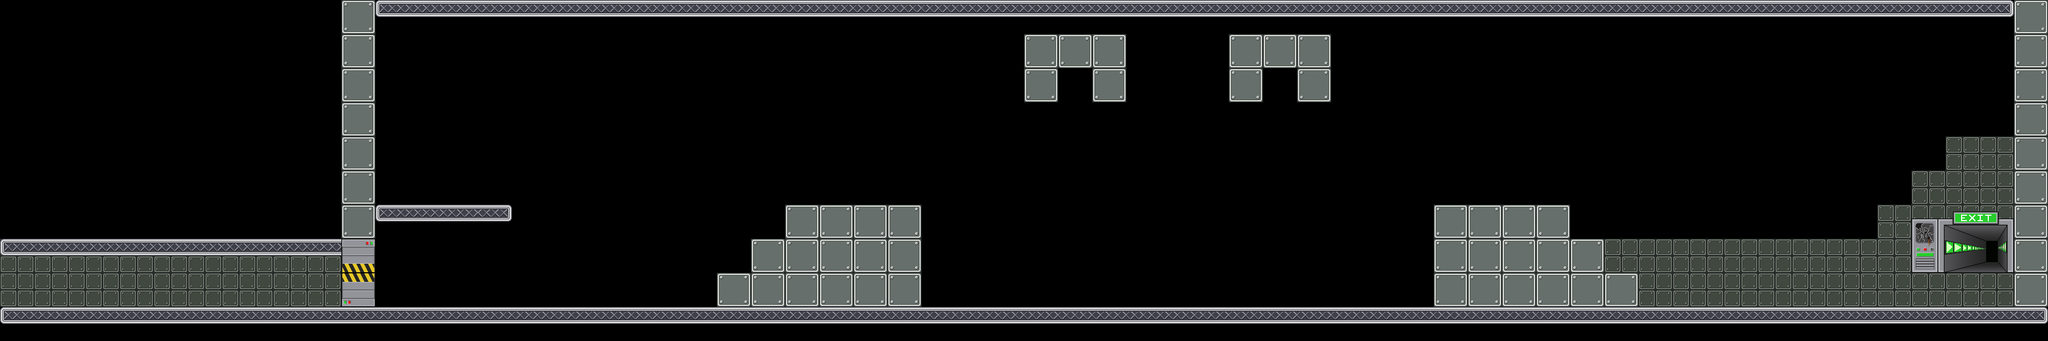

A 2D game scene composited from a Tiled map and its tileset images. What follows is a short description and the map's XML, with each tile layer's data collapsed to a summary:
An orthogonal 60x10 tile map with 64x64 px tiles, 2 tile layers (foreground, front), 20 tilesets and 88 objects (2x Attractive).

<map version="1.0" orientation="orthogonal" width="60" height="10" tilewidth="64" tileheight="64">
 <tileset firstgid="1" name="mur" tilewidth="64" tileheight="64">
  <image source="data/mur.png" trans="ffffff" width="64" height="64" />
 </tileset>
 <tileset firstgid="2" name="sol" tilewidth="64" tileheight="64">
  <image source="data/sol.png" trans="ffffff" width="64" height="64" />
 </tileset>
 <tileset firstgid="3" name="alone" tilewidth="64" tileheight="64">
  <image source="data/alone.png" width="64" height="64" />
 </tileset>
 <tileset firstgid="4" name="left" tilewidth="64" tileheight="64">
  <image source="data/left.png" width="64" height="64" />
 </tileset>
 <tileset firstgid="5" name="mid" tilewidth="64" tileheight="64">
  <image source="data/mid.png" width="64" height="64" />
 </tileset>
 <tileset firstgid="6" name="right" tilewidth="64" tileheight="64">
  <image source="data/right.png" width="64" height="64" />
 </tileset>
 <tileset firstgid="7" name="portebas" tilewidth="64" tileheight="64">
  <image source="data/portebas.png" width="64" height="64" />
 </tileset>
 <tileset firstgid="8" name="portehaut" tilewidth="64" tileheight="64">
  <image source="data/portehaut.png" width="64" height="64" />
 </tileset>
 <tileset firstgid="9" name="fin" tilewidth="192" tileheight="128">
  <image source="data/fin.png" width="192" height="128" />
 </tileset>
 <tileset firstgid="10" name="citerne" tilewidth="418" tileheight="632">
  <tileoffset x="0" y="632" />
  <image source="data/citerne.png" width="418" height="632" />
 </tileset>
 <tileset firstgid="11" name="container1" tilewidth="610" tileheight="276">
  <tileoffset x="0" y="195" />
  <image source="data/container1.png" width="610" height="276" />
 </tileset>
 <tileset firstgid="12" name="container2" tilewidth="480" tileheight="330">
  <tileoffset x="0" y="280" />
  <image source="data/container2.png" width="480" height="330" />
 </tileset>
 <tileset firstgid="13" name="cable1" tilewidth="77" tileheight="372">
  <tileoffset x="0" y="372" />
  <image source="data/cable1.png" width="77" height="372" />
 </tileset>
 <tileset firstgid="14" name="passerelle1" tilewidth="198" tileheight="342">
  <tileoffset x="0" y="342" />
  <image source="data/passerelle1.png" width="198" height="342" />
 </tileset>
 <tileset firstgid="15" name="passerelle2" tilewidth="122" tileheight="599">
  <tileoffset x="0" y="599" />
  <image source="data/passerelle2.png" width="122" height="599" />
 </tileset>
 <tileset firstgid="16" name="cable2" tilewidth="46" tileheight="243">
  <tileoffset x="0" y="243" />
  <image source="data/cable2.png" width="46" height="243" />
 </tileset>
 <tileset firstgid="17" name="mur2" tilewidth="64" tileheight="64">
  <image source="data/mur2.png" width="64" height="64" />
 </tileset>
 <tileset firstgid="18" name="lamp1" tilewidth="64" tileheight="64">
  <image source="data/lamp1.png" width="64" height="64" />
 </tileset>
 <tileset firstgid="19" name="lamp2" tilewidth="64" tileheight="64">
  <image source="data/lamp2.png" width="64" height="64" />
 </tileset>
 <tileset firstgid="20" name="cable" tilewidth="64" tileheight="64">
  <image source="data/cable.png" width="64" height="64" />
 </tileset>
 <layer name="foreground" width="70" height="10">
  <data>[700 cells, 52 non-empty, 1 distinct tile ids]</data>
 </layer>
 <layer name="front" width="70" height="10">
  <data>[700 cells, 181 non-empty, 8 distinct tile ids]</data>
 </layer>
 <objectgroup color="#00ff00" name="wall" width="70" height="10">
  <object x="3776" y="0" width="64" height="576" />
  <object x="640" y="0" width="64" height="576" />
  <object x="1664" y="448" width="64" height="128" />
  <object x="2688" y="448" width="64" height="128" />
  <object x="1984" y="64" width="64" height="64" />
  <object x="2048" y="64" width="64" height="128" />
  <object x="1920" y="64" width="64" height="128" />
  <object x="2304" y="64" width="64" height="128" />
  <object x="2368" y="64" width="64" height="64" />
  <object x="2432" y="64" width="64" height="128" />
 </objectgroup>
 <objectgroup color="#0000ff" name="platform" width="70" height="10">
  <object x="640" y="576" width="3200" height="64" />
  <object x="704" y="0" width="3072" height="64" />
  <object x="2688" y="384" width="256" height="64" />
  <object x="2944" y="448" width="64" height="64" />
  <object x="3008" y="512" width="64" height="64" />
  <object x="1408" y="448" width="64" height="64" />
  <object x="1472" y="384" width="256" height="64" />
  <object x="1344" y="512" width="64" height="64" />
  <object x="704" y="384" width="256" height="64" />
 </objectgroup>
 <objectgroup color="#ffffff" name="movable" width="70" height="10" />
 <objectgroup color="#ff6666" name="destroyable" width="70" height="10" />
 <objectgroup color="#800000" name="metalman" width="70" height="10">
  <object x="768" y="512" width="64" height="64">
   <properties>
    <property name="powers" value="Alu" />
   </properties>
  </object>
 </objectgroup>
 <objectgroup color="#800000" name="generator" width="70" height="10">
  <object type="Attractive" x="1984" y="128" width="64" height="64">
   <properties>
    <property name="id" value="1" />
   </properties>
  </object>
  <object type="Attractive" x="2368" y="128" width="64" height="64">
   <properties>
    <property name="id" value="2" />
   </properties>
  </object>
 </objectgroup>
 <objectgroup color="#66ccff" name="switch" width="70" height="10">
  <object x="1984" y="192" width="64" height="64">
   <properties>
    <property name="id" value="1" />
   </properties>
  </object>
  <object x="2368" y="192" width="64" height="64">
   <properties>
    <property name="id" value="2" />
   </properties>
  </object>
  <object x="1920" y="192" width="64" height="64">
   <properties>
    <property name="id" value="2" />
   </properties>
  </object>
  <object x="2432" y="192" width="64" height="64">
   <properties>
    <property name="id" value="1" />
   </properties>
  </object>
 </objectgroup>
 <objectgroup color="#e6e6e6" name="metal" width="70" height="10" />
 <objectgroup color="#333333" name="gate" width="70" height="10">
  <object x="2368" y="384" width="64" height="64">
   <properties>
    <property name="animid" value="15" />
    <property name="enabled" value="true" />
    <property name="next" value="14" />
    <property name="prev" value="16" />
    <property name="type" value="MillieuHD" />
   </properties>
  </object>
  <object x="2432" y="384" width="64" height="64">
   <properties>
    <property name="animid" value="16" />
    <property name="enabled" value="true" />
    <property name="next" value="15" />
    <property name="prev" value="17" />
    <property name="type" value="MillieuHD" />
   </properties>
  </object>
  </objectgroup>
 <objectgroup color="#004080" name="acid" width="70" height="10">
  <!-- 30 objects omitted --></objectgroup>
 <objectgroup color="#ffff00" name="arc" width="70" height="10" />
 <objectgroup color="#ffff00" name="levelend" width="70" height="10">
  <!-- 1 objects omitted --></objectgroup>
 <objectgroup color="#800080" name="gateswitch" width="70" height="10">
  <!-- 3 objects omitted --></objectgroup>
 <objectgroup name="lamps" width="70" height="10" />
</map>
<!-- 60 of 88 objects omitted -->
